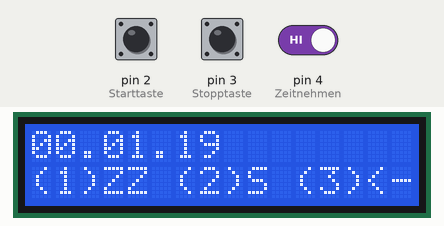
This sketch was run on a simulated Arduino Uno, built with avr-gcc and run on an emulated ATmega328P. Shown: 16×2 character LCD. Inputs (shaded band) come from the test bench; at power-on: pin 2 (Starttaste) HIGH, pin 3 (Stopptaste) HIGH, pin 4 (Zeitnehmen) HIGH.

Above: at 1.2 s.
1.3 s: pin 2 (Starttaste) pulled LOW for 0.15 s
At 3.3 s:
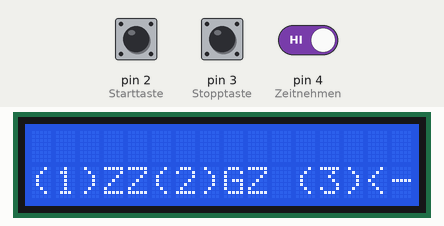
3.8 s: pin 3 (Stopptaste) pulled LOW for 0.15 s
At 4.3 s:
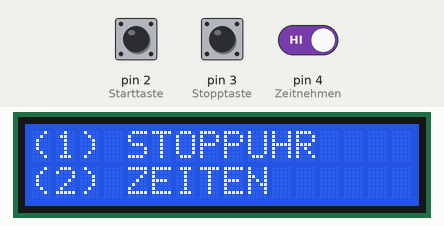
5.4 s: pin 4 (Zeitnehmen) driven LOW
8.4 s: pin 2 (Starttaste) pulled LOW for 1 s
At 9.2 s:
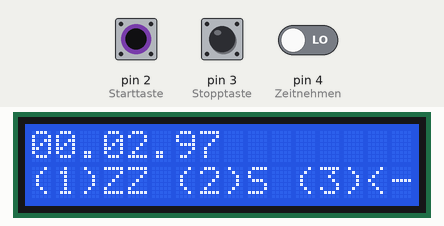
10.9 s: pin 3 (Stopptaste) pulled LOW for 1 s
At 12.1 s:
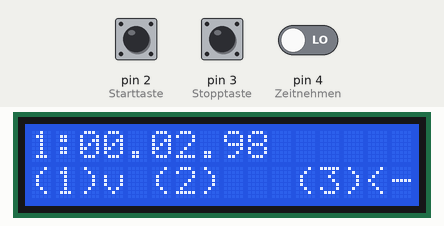
Timing chart, 0 to 13.9 s (numbered marks = the images above; inputs shaded):
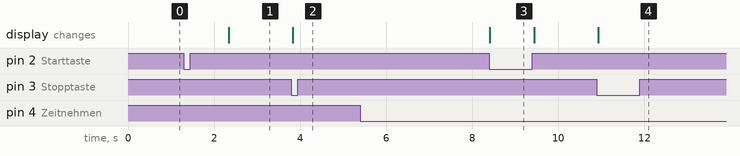

The sketch:

TimerVerbessert.ino
```cpp
#include <LiquidCrystal_I2C.h>

LiquidCrystal_I2C lcd( 0x27, 16, 2);

//VARIABLEN

int MILLIS = 0;
int SECONDS = 0;
int MINUTES = 0;
int MENUE = -1;
int TIMESTAMP = 0;
int HIGHSCORE[5];
int ZWISCHENZEIT[10];
int TASTE1 = 1;
int TASTE2 = 1;
int TASTE3 = 1;

void setup()
  {
    //START DISPLAY
    lcd.init();
    lcd.backlight();
    lcd.clear();

    //TASTEN INITIALISIEREN
    pinMode(2, INPUT); //Starttaste
    pinMode(3, INPUT); //Stopptaste
    pinMode(4, INPUT); //Zeitnehmen (und spiechern)
    pinMode(5, INPUT); //Stopp

    //TIMER EINSTELLEN
    TCCR1A = 0;
    TCCR1B = 0;
    TCNT1 = 0;
    OCR1A = 625;
    TCCR1B |= (1<<CS12);
    //TIMSK1 |= (1<<OCIE1A);
  }

//ZÄHLROUTINE
ISR(TIMER1_COMPA_vect){
  TCNT1 = 0;
  if(MILLIS <= 99)
  {
    MILLIS += 1;
  }
  else
  {
    MILLIS = 0;
    SECONDS += 1;
  }
  if(SECONDS > 59)
  {
    SECONDS = 0;
    MINUTES += 1;
  }
}

//UMWANDLUNG IN MILLIS
void TOTIMESTAMP(){
      TIMESTAMP = MINUTES * 60 * 100 + SECONDS * 100 + MILLIS;
  }

//UMWANDLUNG IN MINUTES SECONDS UND MILLIS
void FROMTIMESTAMP(int ZEIT){
  MINUTES = ZEIT / 100 / 60;
  SECONDS = (ZEIT - MINUTES * 100 * 60) / 100;
  MILLIS = (ZEIT - MINUTES * 100 * 60 - SECONDS * 100);
}

//ABLEGEN DES TIMESTAMPS IM ZWISCHENZEITENSPEICHER
void ZWISCHENZEITSPEICHERN(int RUNDE, int ZEIT){
      ZWISCHENZEIT[RUNDE] = ZEIT;
  }

//HIGHSCORES AKTUALISIEREN
/*void HSSPEICHERN(){
      for(int i = 0; i <= 4; i++){
         if(HIGHSCORE[i] > TIMESTAMP){
            int HELP, HELP2;
            HELP = HIGHSCORE[i];
            HIGHSCORE[i] = TIMESTAMP;

            for(int k = i; k >= 1; k--){
              HELP2 = HIGHSCORE[k - 1];
              HIGHSCORE[k - 1] = HELP;
              HELP = HELP2;
              }

          }
      }
  } */

//AKTUELLE ZEIT FORMATIERT AUSGEBEN
void DRUCKEZEIT(){
    //lcd.setCursor(0,0);
    if(MINUTES < 10)
    {
      lcd.print("0");
    }
    lcd.print(MINUTES);
    lcd.print(".");
    if(SECONDS < 10)
    {
      lcd.print("0");
    }
    lcd.print(SECONDS);
    lcd.print(".");
    lcd.print(MILLIS);
    lcd.print("       ");
}

//gibt zurück wie viele Tasten nicht gedrückt sind
int TASTENSTATUS()
{
  int TASTENSTATUS;
  TASTENSTATUS = TASTE1 + TASTE2 + TASTE3;
  return TASTENSTATUS;
}

//prüft ob eine Eingabe gemacht wurde und keine Tasten mehr gedrückt sind
int TASTE()
{
  int TASTE = 0;
  //WENN TASTE INAKTIV UNABHÄNGIG VON VORHERIGEM ZUSTAND
  if(digitalRead(2)==LOW) TASTE1 = 1;
  //WENN TASTE AKTIV UND ZUVOR ALLE TASTEN LOSGELASSEN WURDEN
  if(digitalRead(2)== HIGH && TASTENSTATUS()==3){
    TASTE1 = 0;
    TASTE = 1;
  }
  if(digitalRead(3)==LOW) TASTE2 = 1;
  if(digitalRead(3)== HIGH && TASTENSTATUS()==3 ){
    TASTE2 = 0;
    TASTE = 2;
  }
  if(digitalRead(4)==LOW) TASTE3 = 1;
  if(digitalRead(4)== HIGH && TASTENSTATUS()==3 ){
    TASTE3 = 0;
    TASTE = 3;
  }
  return TASTE;
}

void LEEREZWISCHENZEITEN(){
  for(int i = 0; i < 10; i++)
  {
    ZWISCHENZEIT[i] = 0;
  }
}

void STOPPUHR()
{
  MENUE = 1;
  int RUNDE = 0;
  int ZEIT = 0;
  int LASTTIMESTAMP = 0;
  MILLIS = SECONDS = MINUTES = 0;
  TCNT1 = 0;
  TIMSK1 |= (1<<OCIE1A); //TimerInterrupt an
  lcd.setCursor(0,1);
  lcd.print("(1)ZZ (2)S (3)<-");
  lcd.setCursor(0,0);
  lcd.print("                ");
  LEEREZWISCHENZEITEN();
  while(1){
    lcd.setCursor(0,0);
    DRUCKEZEIT();
    switch(TASTE()){
      case 1:   TOTIMESTAMP();
                ZEIT = TIMESTAMP - LASTTIMESTAMP;
                LASTTIMESTAMP = TIMESTAMP;
                ZWISCHENZEITSPEICHERN(RUNDE, ZEIT);
                RUNDE++;
                delay(1000);
                break;
      case 2:   TOTIMESTAMP();
                ZEIT = TIMESTAMP - LASTTIMESTAMP;
                LASTTIMESTAMP = TIMESTAMP;
                ZWISCHENZEITSPEICHERN(RUNDE, ZEIT);
                RUNDE = 10;
                TIMESTAMP = 0;
                delay(1000);
                break;
      case 3:   RUNDE = 10;
                TIMESTAMP = 0;
                delay(1000);
      default:  break;
      }
    if(RUNDE == 10) break;
  }
  TIMSK1 |= (0<<OCIE1A);//TimerINterrupt aus
}

void ZWISCHENZEITENMENU(){
      int RUNDE = 0;
      MENUE = 3;
      lcd.setCursor(0,0);
      lcd.print(RUNDE+1);
      lcd.print(":");
      FROMTIMESTAMP(ZWISCHENZEIT[RUNDE]);
      DRUCKEZEIT();
      lcd.setCursor(0,1);
      lcd.print("(1)v (2)   (3)<-");
      while(RUNDE != 10)
      {
        switch(TASTE()){
          case 1:   if(RUNDE < 9)RUNDE++;
                    if(RUNDE == 9)
                    {
                      lcd.setCursor(0,1);
                      lcd.print("(1)  (2)^  (3)<-");
                    }
                    else // RUNDE zwischen 1 und 8
                    {
                      lcd.setCursor(0,1);
                      lcd.print("(1)v (2)^  (3)<-");
                    }
                    lcd.setCursor(0,0);
                    lcd.print(RUNDE+1);
                    lcd.print(":");
                    FROMTIMESTAMP(ZWISCHENZEIT[RUNDE]);
                    DRUCKEZEIT();
                    break;
          case 2:   if(RUNDE > 0) RUNDE--;
                    if(RUNDE == 0)
                    {
                      lcd.setCursor(0,1);
                      lcd.print("(1)v (2)   (3)<-");
                    }
                    else // RUNDE zwischen 1 und 8
                    {
                      lcd.setCursor(0,1);
                      lcd.print("(1)v (2)^  (3)<-");
                    }
                    lcd.setCursor(0,0);
                    lcd.print(RUNDE+1);
                    lcd.print(":");
                    FROMTIMESTAMP(ZWISCHENZEIT[RUNDE]);
                    DRUCKEZEIT();
                    break;
          case 3:   RUNDE = 10;
                    break;
          default:  break;
      }
    }
}

void GESAMTZEIT(){
  int ZEIT=0;
  for(int i = 0; i < 10; i++){
     ZEIT += ZWISCHENZEIT[i];
  }
  FROMTIMESTAMP(ZEIT);
  lcd.setCursor(0,0);
  DRUCKEZEIT();
  lcd.setCursor(0,1);
  lcd.print("(1)  (2)   (3)<-");
  while(1){
    if(TASTE()==3)break;
  }
  MENUE = 4;
}

void SPEICHERMENU(){
  int EBENE = 0;
  while(EBENE != -2){
  EBENE = 0;
  if(MENUE != 2)
  {
  MENUE = 2;
  lcd.setCursor(0,1);
  lcd.print("(1)ZZ(2)GZ (3)<-");
  lcd.setCursor(0,0);
  lcd.print("                ");
  }
    while(EBENE == 0){
      switch(TASTE()){
        case 1: ZWISCHENZEITENMENU();
                EBENE = -1;
                break;
        case 2: GESAMTZEIT();
                EBENE = -1;
                break;
        case 3: EBENE = -2;
                break;
        default: break;
      }
    }
  }
}

//prüft ob das Menu neu angezeigt werden muss und wartet auf Nutzereingabe
void loop(){
  if(MENUE != 0)
  {
    MENUE = 0;
    lcd.setCursor(0,0);
    lcd.print("(1) STOPPUHR    ");
    lcd.setCursor(0,1);
    lcd.print("(2) ZEITEN      ");
  }
  switch(TASTE()){
    case 1: STOPPUHR();
    case 2: SPEICHERMENU();
            break;
    case 3: break;
    default: break;
  }
}
```

Measured:
- after the input at 1.3 s, the display: changes after 1.0 s (image 1)
- after the input at 3.8 s, the display: changes at once (image 2)
- after the input at 5.4 s, every drawn part: stays the same
- after the input at 8.4 s, the display: changes at once (image 3)
- after the input at 10.9 s, the display: changes at once (image 4)
